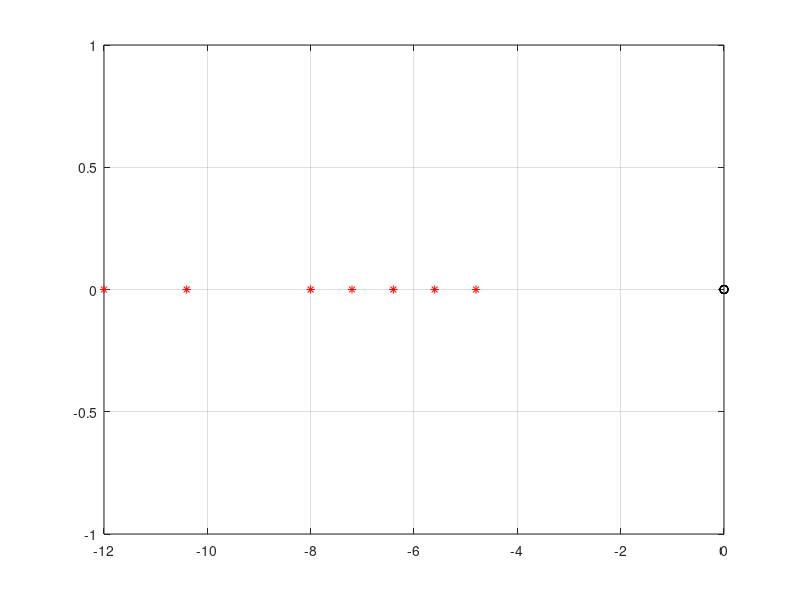

Here is the MATLAB script that generated this plot: (Note: this script raises an error after producing the figure.)
% clear

Ix = 0.1676;    % kg m2
Iy = 0.1676;    % kg m2
Iz = 0.29743;   % kg m2
m = 2.356;% [kg]
n_=7; %state variables  [phi theta psi w p q r]
m_=4; %control channels [Thrust rollMoment pitchMoment yawMoment]
A = [0 0 0 0 1 0 0
     0 0 0 0 0 1 0
     0 0 0 0 0 0 1
     0 0 0 0 0 0 0
     0 0 0 0 0 0 0
     0 0 0 0 0 0 0
     0 0 0 0 0 0 0];

B = [0 0 0 0
     0 0 0 0
     0 0 0 0
  -1/m 0 0 0
     0 1/Ix 0 0
     0 0 1/Iy 0
     0 0 0 1/Iz];

C = [1 0 0 0 0 0 0
     0 1 0 0 0 0 0
     0 0 1 0 0 0 0
     0 0 0 1 0 0 0];

 
EIG_A =eig(A)
pole_TARGET=EIG_A-[1 .8 .9 .7 .6 1.5 1.3]'*8;
% pole_TARGET=EIG_A-[1 .8 .9 .7 .6 1.5 1.3]'*4;
% pole_TARGET=EIG_A-[1 .8 .9 .7 .6 1.5 1.3]'*1
% pole_TARGET=EIG_A-[1 .8 .9 .7 .6 1.5 1.3]'*2
K_PP=place(A,B,pole_TARGET);
omega0 = eye(m_);

Am = A-B*K_PP;
Bm = B;

plot(real(eig(Am)),imag(eig(Am)),'*r'),hold on,grid on
plot(real(eig(A)),imag(eig(A)),'ok');
7*4
Bum = [1 0 0
       0 1 0
       0 0 1
       0 0 0
       0 0 0
       0 0 0
       0 0 0 ];
rank([Bm Bum])

   Kg= -(C*Am^-1*Bm)^-1


x0 =zeros(1,n_)'+.1*randn(n_,1)
Ksp = -eye(size(Am))*0;
omega0 = eye(m_);
omega_true = omega0;%+0.2*randn(size(omega0));
Ts = 0.01

% K_rope = 50;
%% Hard stuff

s = tf('s')
%+++++++++++++++++++++++++++++++++++++++++++++++++++++++++++++++++++++++++++++++++++++++++++++++++++++++++++++++++++++++++++++++++++++++++++++++++++++++++++++++++++++++++++++++++++++++++++++++++++++++++++++++++++++++++++++++++++++++++++++++++++++++++++++++++++++++++++++++++++++++++++++++++++++++++++++++++++++++++++++++++++++++++++++++++++++++++++++++++++++++++++++++++++++++++++++++++++++++++++++++++++++++++++++++++++++++++++++++++++++++++++++++++++++++++++++++++++++++++++++++++++++++++++++++++++++++++++++++++++++++++++++++++++++++++++++++++++++++++++++++++++++++++++++++++++++++++++++++++++++++++++++++++++++++++++++++++++++++++++++++++++++++++++++++++++++++++++++++++++++++++++++++++++++++++++++++++++++++++++++++++++++++++++++++++++++++++++++++++++++++++++++++++++++++++++++++++++++++++++++++++++++++++++++++++++++++++++++++++++++++++++++++++++++++++++++++++++++++++++++++++++++++++++++++++++++++++++++++++++++++++++++++++++++++++++++++++++++++++++++++++++++++++++++++++++++++++++++++++++++++++++++++++++++++++++++++++++++++++++++++++++++++++++++++++++++++++++++++++++++++++++++++++++++++++++++++++++++++++++++++++++++++++++++++++++++++++++++++++++++++++++++++++++++++++++++++++++++++++++++++++++++++++++++++++++++++++++++++++++++++++++++++++++++++++++++++++++++++++++++++++++++++++++++++++++++++++++++++++++++++++++++++++++++++++++++++++++++++++++++++++++++++++++++++++++++++++++++++++++++++++++++++++++++++++++++++++++++++++++++++++++++++++++++++++++++++++++++++
% D = (.1*s+1)/(1*s+1)/s;
% D = (.1*s+1)/(1*s+1)/(.2*s+1);
% D = 1/s*(s/(0.1*s+1))
% D = (s+1)/(.1*s+1)/s
% D = s/(1*s+1)^2
D = 1/s
% D = 1/(.5*s+1)/s
numD = cell2mat(D.Numerator);
denD = cell2mat(D.Denominator);
% D = D*eye(4);

K = 10*eye(m_);
K = 80*eye(m_);
K = 180*eye(m_);
Hm = C*((s*eye(size(Am))-Am)\Bm);
Hum = C*((s*eye(size(Am))-Am)\Bum);

inv_Hm = inv(Hm);
TF_eta2m = D*(Hm\Hum);

NUM_TF_eta2m_11 = cell2mat(TF_eta2m.Numerator(1,1)); DEN_TF_eta2m_11 = cell2mat(TF_eta2m.Denominator(1,1));
NUM_TF_eta2m_12 = cell2mat(TF_eta2m.Numerator(1,2)); DEN_TF_eta2m_12 = cell2mat(TF_eta2m.Denominator(1,2));
NUM_TF_eta2m_13 = cell2mat(TF_eta2m.Numerator(1,3)); DEN_TF_eta2m_13 = cell2mat(TF_eta2m.Denominator(1,3));
% NUM_TF_eta2m_14 = cell2mat(TF_eta2m.Numerator(1,4)); DEN_TF_eta2m_14 = cell2mat(TF_eta2m.Denominator(1,4));

NUM_TF_eta2m_21 = cell2mat(TF_eta2m.Numerator(2,1)); DEN_TF_eta2m_21 = cell2mat(TF_eta2m.Denominator(2,1));
NUM_TF_eta2m_22 = cell2mat(TF_eta2m.Numerator(2,2)); DEN_TF_eta2m_22 = cell2mat(TF_eta2m.Denominator(2,2));
NUM_TF_eta2m_23 = cell2mat(TF_eta2m.Numerator(2,3)); DEN_TF_eta2m_23 = cell2mat(TF_eta2m.Denominator(2,3));
% NUM_TF_eta2m_24 = cell2mat(TF_eta2m.Numerator(2,4)); DEN_TF_eta2m_24 = cell2mat(TF_eta2m.Denominator(2,4));

NUM_TF_eta2m_31 = cell2mat(TF_eta2m.Numerator(3,1)); DEN_TF_eta2m_31 = cell2mat(TF_eta2m.Denominator(3,1));
NUM_TF_eta2m_32 = cell2mat(TF_eta2m.Numerator(3,2)); DEN_TF_eta2m_32 = cell2mat(TF_eta2m.Denominator(3,2));
NUM_TF_eta2m_33 = cell2mat(TF_eta2m.Numerator(3,3)); DEN_TF_eta2m_33 = cell2mat(TF_eta2m.Denominator(3,3));
% NUM_TF_eta2m_34 = cell2mat(TF_eta2m.Numerator(3,4)); DEN_TF_eta2m_34 = cell2mat(TF_eta2m.Denominator(3,4));

NUM_TF_eta2m_41 = cell2mat(TF_eta2m.Numerator(4,1)); DEN_TF_eta2m_41 = cell2mat(TF_eta2m.Denominator(4,1));
NUM_TF_eta2m_42 = cell2mat(TF_eta2m.Numerator(4,2)); DEN_TF_eta2m_42 = cell2mat(TF_eta2m.Denominator(4,2));
NUM_TF_eta2m_43 = cell2mat(TF_eta2m.Numerator(4,3)); DEN_TF_eta2m_43 = cell2mat(TF_eta2m.Denominator(4,3));
% NUM_TF_eta2m_44 = cell2mat(TF_eta2m.Numerator(4,4)); DEN_TF_eta2m_44 = cell2mat(TF_eta2m.Denominator(4,4));

%% Some perturbation on the inertia matrices!!!
Ix = 0.1676*.7;    % kg m2
Iy = 0.1676*.4;    % kg m2
Iz = 0.29743*2;   % kg m2
m = 2.356;% [kg]
inertia =  diag([Ix,Iy,Iz])
LAMBDA_true = LAMBDA +0.005*randn(size(LAMBDA))*0
